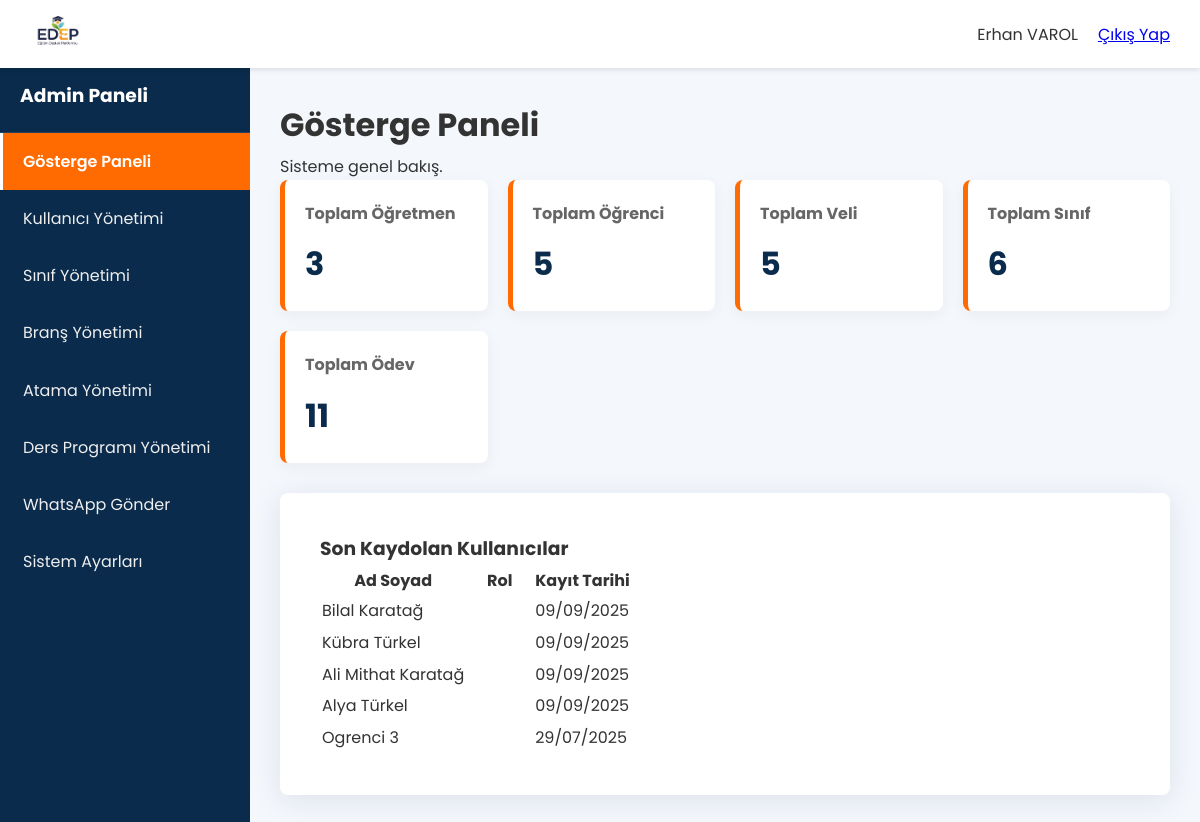
Screenshot of /panel.php (signed in) with the database file from the repository.
### tables this page shows
CREATE TABLE `kullanicilar` (
  `id` int(11) NOT NULL,
  `kullanici_adi` varchar(50) NOT NULL,
  `sifre` varchar(255) NOT NULL,
  `gecici_sifre` varchar(255) DEFAULT NULL,
  `zoom_id` varchar(255) DEFAULT NULL,
  `zoom_parola` varchar(255) DEFAULT NULL,
  `ad_soyad` varchar(100) NOT NULL,
  `rol` enum('admin','bas_ogretmen','ogretmen','veli','ogrenci') NOT NULL,
  `telefon` varchar(20) DEFAULT NULL,
  `telegram_chat_id` varchar(50) DEFAULT NULL,
  `telegram_linking_code` varchar(50) DEFAULT NULL,
  `email` varchar(100) DEFAULT NULL,
  `kayit_tarihi` timestamp NULL DEFAULT current_timestamp()
);

### includes/paneller/admin_sayfalar/anasayfa.php (the view)
<?php
require_once 'includes/db_connect.php';
$ogretmen_sayisi = $conn->query("SELECT COUNT(*) as sayi FROM kullanicilar WHERE rol = 'ogretmen'")->fetch_assoc()['sayi'];
$ogrenci_sayisi = $conn->query("SELECT COUNT(*) as sayi FROM kullanicilar WHERE rol = 'ogrenci'")->fetch_assoc()['sayi'];
$veli_sayisi = $conn->query("SELECT COUNT(*) as sayi FROM kullanicilar WHERE rol = 'veli'")->fetch_assoc()['sayi'];
$sinif_sayisi = $conn->query("SELECT COUNT(*) as sayi FROM siniflar")->fetch_assoc()['sayi'];
$odev_sayisi = $conn->query("SELECT COUNT(*) as sayi FROM odevler")->fetch_assoc()['sayi'];
$son_kullanicilar = $conn->query("SELECT ad_soyad, rol, kayit_tarihi FROM kullanicilar ORDER BY kayit_tarihi DESC LIMIT 5");
?>
<div class="panel-header">
    <h1>Gösterge Paneli</h1>
    <p>Sisteme genel bakış.</p>
</div>
<div class="panel-content">
    <div class="stat-cards-container">
        <div class="stat-card">
            <h4>Toplam Öğretmen</h4>
            <p><?php echo $ogretmen_sayisi; ?></p>
        </div>
        <div class="stat-card">
            <h4>Toplam Öğrenci</h4>
            <p><?php echo $ogrenci_sayisi; ?></p>
        </div>
        <div class="stat-card">
            <h4>Toplam Veli</h4>
            <p><?php echo $veli_sayisi; ?></p>
        </div>
        <div class="stat-card">
            <h4>Toplam Sınıf</h4>
            <p><?php echo $sinif_sayisi; ?></p>
        </div>
        <div class="stat-card">
            <h4>Toplam Ödev</h4>
            <p><?php echo $odev_sayisi; ?></p>
        </div>
    </div>
    <div class="card" style="margin-top: 30px;">
        <h3>Son Kaydolan Kullanıcılar</h3>
        <table class="data-table">
            <thead><tr><th>Ad Soyad</th><th>Rol</th><th>Kayıt Tarihi</th></tr></thead>
            <tbody>
                <?php if($son_kullanicilar && $son_kullanicilar->num_rows > 0): ?>
                    <?php while($kullanici = $son_kullanicilar->fetch_assoc()): ?>
                    <tr>
                        <td><?php echo htmlspecialchars($kullanici['ad_soyad']); ?></td>
                        <td><span class="badge badge-<?php echo $kullanici['rol']; ?>"><?php echo ucfirst(str_replace('_', ' ', $kullanici['rol'])); ?></span></td>
                        <td><?php echo date('d/m/Y', strtotime($kullanici['kayit_tarihi'])); ?></td>
                    </tr>
                    <?php endwhile; ?>
                <?php else: ?>
                    <tr><td colspan="3">Sistemde henüz kullanıcı yok.</td></tr>
                <?php endif; ?>
            </tbody>
        </table>
    </div>
</div>

### css/style.css (style rules this page uses)
:root { --primary-color: #FF6B00; --secondary-color: #0A2B4C; --accent-color: #4CAF50; --info-color: #17a2b8; --danger-color: #dc3545; --warning-color: #ffc107; --text-color: #333; --light-text-color: #FFFFFF; --background-color: #F4F7FC; --container-width: 1140px; --border-radius: 8px; }
* { margin: 0; padding: 0; box-sizing: border-box; }
html { scroll-behavior: smooth; }
body { font-family: 'Poppins', sans-serif; line-height: 1.7; color: var(--text-color); background-color: var(--background-color); display: flex; flex-direction: column; min-height: 100vh; }
.card { background: #fff; padding: 40px; border-radius: var(--border-radius); box-shadow: 0 5px 30px rgba(0, 43, 84, 0.1); width: 100%; }
.stat-cards-container { display: grid; grid-template-columns: repeat(auto-fit, minmax(200px, 1fr)); gap: 20px; }
.stat-card { background-color: #fff; padding: 20px; border-radius: var(--border-radius); box-shadow: 0 4px 15px rgba(0,0,0,0.05); border-left: 5px solid var(--primary-color); }
.stat-card h4 { font-size: 1rem; color: #666; margin-bottom: 10px; }
.stat-card p { font-size: 2rem; font-weight: 700; color: var(--secondary-color); }
.badge { padding: 4px 8px; border-radius: 10px; font-size: 0.8rem; color: #fff; font-weight: 500; display: inline-block; }

### rows the page displays
kullanicilar: ad_soyad "Bilal Karatağ", kayit_tarihi "09/09/2025"
kullanicilar: ad_soyad "Kübra Türkel", kayit_tarihi "09/09/2025"
kullanicilar: ad_soyad "Ali Mithat Karatağ", kayit_tarihi "09/09/2025"
kullanicilar: ad_soyad "Alya Türkel", kayit_tarihi "09/09/2025"
kullanicilar: ad_soyad "Ogrenci 3", kayit_tarihi "29/07/2025"

### other values shown
$_SESSION['ad_soyad'] "Erhan VAROL"
$ogretmen_sayisi "3"
$ogrenci_sayisi "5"
$veli_sayisi "5"
$sinif_sayisi "6"
$odev_sayisi "11"
